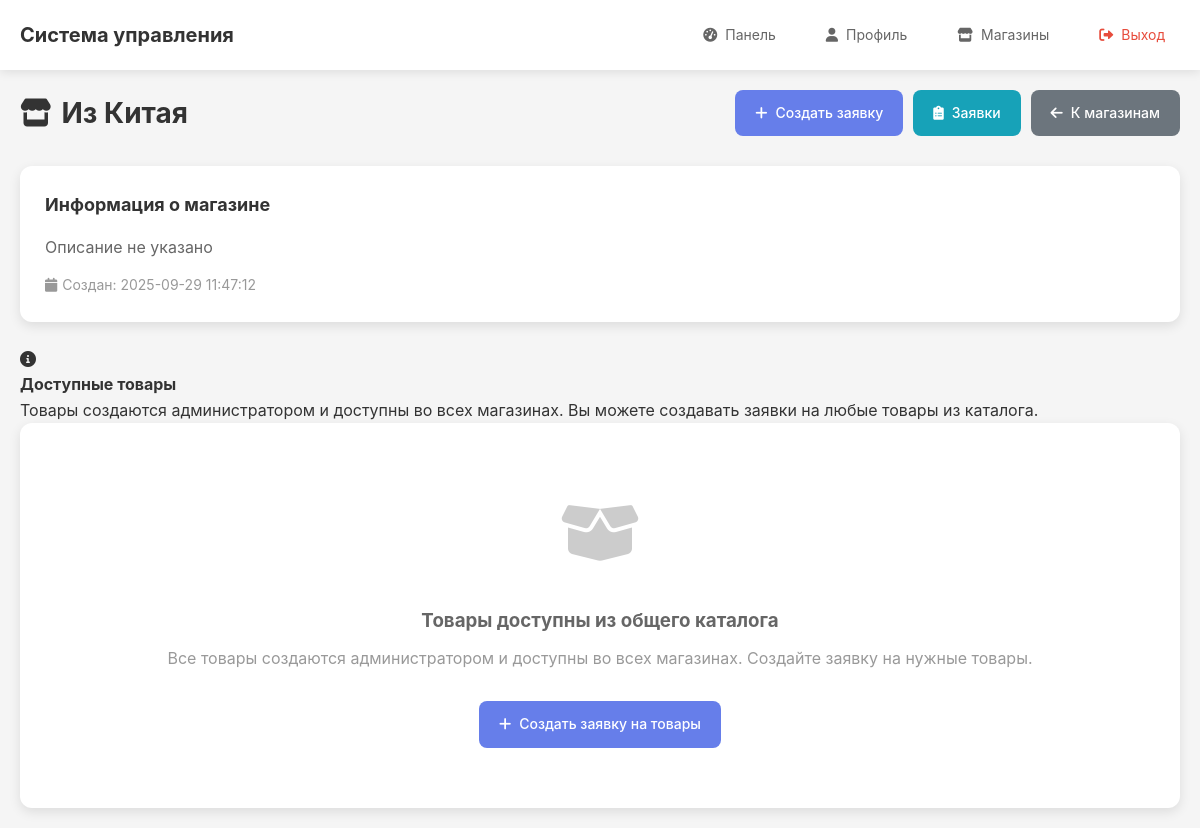
/supplier/shops/3 (signed in), run on the app's committed database.
### tables this page shows
CREATE TABLE shops (
            id INTEGER PRIMARY KEY AUTOINCREMENT,
            supplier_id INTEGER NOT NULL,
            name TEXT NOT NULL,
            info TEXT,
            created_at TIMESTAMP DEFAULT CURRENT_TIMESTAMP,
            updated_at TIMESTAMP DEFAULT CURRENT_TIMESTAMP, business_type TEXT DEFAULT 'ИП',
            FOREIGN KEY (supplier_id) REFERENCES suppliers (id)
        );

### app/routes/supplier.py (the view)
@supplier_bp.route('/shops/<int:shop_id>')
@login_required
@supplier_required
def shop_detail(shop_id):
    supplier = Supplier.get_by_user_id(current_user.id)
    db = get_db()
    shop = db.execute(
        'SELECT * FROM shops WHERE id = ? AND supplier_id = ?',
        (shop_id, supplier.id)
    ).fetchone()
    if not shop:
        flash('Магазин не найден', 'error')
        return redirect(url_for('supplier.shops'))
    return render_template('supplier/shop_detail.html', shop=shop)

### app/models.py (called while the page is built)
def get_db() -> sqlite3.Connection:
    if 'db' not in g:
        database_path = current_app.config.get('DATABASE', 'app.db')
        g.db = sqlite3.connect(database_path)
        g.db.row_factory = sqlite3.Row
    return g.db

    @staticmethod
    def get_by_id(user_id: int) -> Optional['User']:
        db = get_db()
        user = db.execute(
            'SELECT * FROM users WHERE id = ?', (user_id,)
        ).fetchone()
        if user:
            return User(
                id=user['id'],
                email=user['email'],
                password=user['password'],
                role=user['role'],
                created_at=user['created_at'],
                updated_at=user['updated_at']
            )
        return None

    @staticmethod
    def get_by_user_id(user_id: int) -> Optional['Supplier']:
        db = get_db()
        supplier = db.execute(
            'SELECT * FROM suppliers WHERE user_id = ?', (user_id,)
        ).fetchone()
        if supplier:
            return Supplier(
                id=supplier['id'],
                user_id=supplier['user_id'],
                name=supplier['name'],
                info=supplier['info'],
                created_at=supplier['created_at'],
                updated_at=supplier['updated_at']
            )
        return None

### app/routes/supplier.py (called while the page is built)
def supplier_required(f: Any) -> Any:
    @wraps(f)
    def decorated_function(*args: Any, **kwargs: Any) -> Any:
        if not current_user.is_authenticated or current_user.role != 'supplier':
            flash('Доступ запрещен', 'error')
            return redirect(url_for('auth.login'))
        return f(*args, **kwargs)
    return decorated_function

### app/templates/supplier/shop_detail.html (shortened to what this page needs)
{% extends "base.html" %}
{% block content %}
<div class="content-header">
    <h1><i class="fas fa-store"></i> {{ shop.name }}</h1>
    <div class="header-actions">
        <a href="{{ url_for('supplier.create_request', shop_id=shop.id) }}" class="btn btn-primary">
            <i class="fas fa-plus"></i> Создать заявку
        </a>
        <a href="{{ url_for('supplier.shop_requests', shop_id=shop.id) }}" class="btn btn-info">
            <i class="fas fa-clipboard-list"></i> Заявки
        </a>
        <a href="{{ url_for('supplier.shops') }}" class="btn btn-secondary">
            <i class="fas fa-arrow-left"></i> К магазинам
        </a>
    </div>
</div>
<div class="shop-info-card">
    <h3>Информация о магазине</h3>
    <p>{{ shop.info or 'Описание не указано' }}</p>
    <div class="shop-meta">
        <span><i class="fas fa-calendar"></i> Создан: {{ shop.created_at }}</span>
    </div>
</div>
<div class="info-card">
    <div class="info-content">
        <i class="fas fa-info-circle"></i>
        <div>
            <strong>Доступные товары</strong>
            <p>Товары создаются администратором и доступны во всех магазинах. Вы можете создавать заявки на любые товары из каталога.</p>
        </div>
    </div>
</div>
{% if products %}
<div class="products-section">
    <h3>Товары в магазине</h3>
    <div class="data-table-container">
        <table class="data-table">
            <thead>
                <tr>
                    <th>Название</th>
                    <th>Категория</th>
                    <th>Цена</th>
                    <th>Опт. цена</th>
                    <th>Количество</th>
                    <th>Статус</th>
                    <th>Действия</th>
                </tr>
            </thead>
            <tbody>
                {% for product in products %}
                <tr>
                    <td>
                        <div class="product-name">
                            {{ product.name }}
                            {% if product.description %}
                            <small>{{ product.description[:50] }}{% if product.description|length > 50 %}...{% endif
                                %}</small>
                            {% endif %}
                        </div>
                    </td>
                    <td>{{ product.category_name or 'Без категории' }}</td>
                    <td>{{ "%.2f"|format(product.price) }} ₸</td>
                    <td>{{ "%.2f"|format(product.wholesale_price) if product.wholesale_price else '-' }} ₸</td>
                    <td>
                        <span
                            class="quantity-badge quantity-{{ 'high' if product.quantity > 10 else 'medium' if product.quantity > 0 else 'low' }}">
                            {{ product.quantity }}
                        </span>
                    </td>
                    <td>
                        {% if product.quantity > 10 %}
                        <span class="status-badge status-success">В наличии</span>
                        {% elif product.quantity > 0 %}
                        <span class="status-badge status-warning">Мало</span>
                        {% else %}
                        <span class="status-badge status-danger">Нет в наличии</span>
                        {% endif %}
                    </td>
                    <td>
                        <div class="action-buttons">
                            <button class="btn btn-sm btn-secondary" onclick="editProduct({{ product.id }})">
                                <i class="fas fa-edit"></i>
                            </button>
                            <button class="btn btn-sm btn-info" onclick="viewProduct({{ product.id }})">
                                <i class="fas fa-eye"></i>
                            </button>
                        </div>
                    </td>
                </tr>
                {% endfor %}
            </tbody>
        </table>
    </div>
</div>
{% else %}
<div class="empty-state">
    <div class="empty-icon">
        <i class="fas fa-box-open"></i>
    </div>
    <h3>Товары доступны из общего каталога</h3>
    <p>Все товары создаются администратором и доступны во всех магазинах. Создайте заявку на нужные товары.</p>
    <a href="{{ url_for('supplier.create_request', shop_id=shop.id) }}" class="btn btn-primary">
        <i class="fas fa-plus"></i> Создать заявку на товары
    </a>
</div>
{% endif %}
{% endblock %}

### app/static/css/style.css (style rules this page uses)
* { margin: 0; padding: 0; box-sizing: border-box; }
body { font-family: -apple-system, BlinkMacSystemFont, 'Segoe UI', Roboto, sans-serif; line-height: 1.6; color: #333; background-color: #f5f5f5; }
.content-header { display: flex; justify-content: space-between; align-items: center; margin-bottom: 30px; flex-wrap: wrap; gap: 15px; }
.content-header h1 { color: #333; font-size: 28px; display: flex; align-items: center; gap: 10px; }
.btn { display: inline-flex; align-items: center; gap: 8px; padding: 12px 20px; border: none; border-radius: 8px; text-decoration: none; font-size: 14px; font-weight: 500; cursor: pointer; transition: all 0.3s ease; text-align: center; }
.btn-primary { background-color: #667eea; color: white; }
.btn-secondary { background-color: #6c757d; color: white; }
.btn-info { background-color: #17a2b8; color: white; }

### app/templates/supplier/shop_detail.html (style rules this page uses)
.header-actions { display: flex; gap: 10px; flex-wrap: wrap; }
.shop-info-card { background: white; border-radius: 12px; padding: 25px; margin-bottom: 25px; box-shadow: 0 4px 12px rgba(0, 0, 0, 0.1); }
.shop-info-card h3 { color: #333; margin-bottom: 15px; font-size: 18px; }
.shop-info-card p { color: #666; margin-bottom: 15px; line-height: 1.5; }
.shop-meta { display: flex; gap: 20px; flex-wrap: wrap; }
.shop-meta span { color: #999; font-size: 14px; display: flex; align-items: center; gap: 5px; }
.empty-state { background: white; border-radius: 12px; padding: 60px 25px; text-align: center; box-shadow: 0 4px 12px rgba(0, 0, 0, 0.1); }
.empty-icon { font-size: 64px; color: #ccc; margin-bottom: 20px; }
.empty-state h3 { color: #666; margin-bottom: 10px; }
.empty-state p { color: #999; margin-bottom: 30px; }

### data on the page
shops: name "Из Китая", info "Описание не указано", created_at "2025-09-29 11:47:12"
